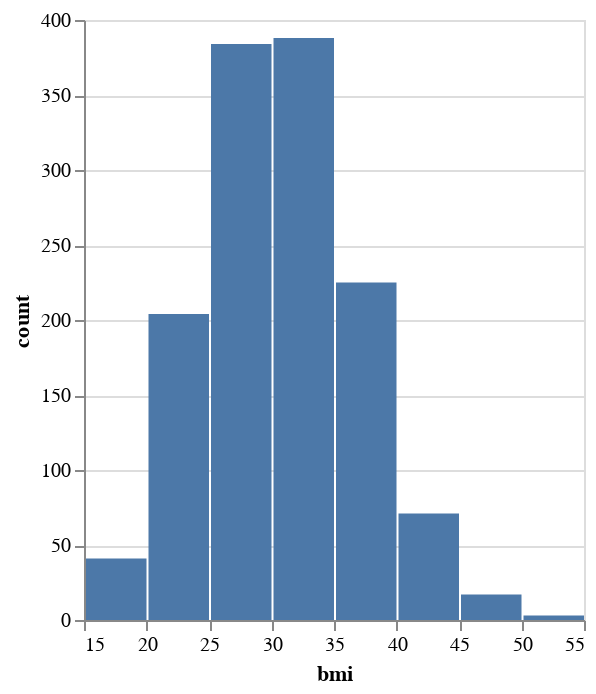

Write notebook code for a chart like this one.
### Markdown cell above
#### L) Estimate the distribution of “bmi” with a visualization. Comment on this distribution

### Code cell
bmi_hist = (
    alt.Chart(df)
    .mark_bar()
    .encode(
        x=alt.X(
            "bmi",
            axis=alt.Axis(title="bmi"),
            bin=alt.Bin(extent=(16, 55), step=5, maxbins=8),
        ),
        y=alt.Y("count()", axis=alt.Axis(title="count")),
    )
    .properties(width=250)
)

bmi_hist

### Figure 1 — Vega-Lite specification as saved in the notebook (floating-point values rounded to 4 significant figures; data arrays with more than 128 entries replaced by an {"elided": "..."} marker saying what was removed)
{"config": {"view": {"continuousWidth": 300, "continuousHeight": 300}}, "data": {"name": "data-8f66174cfbfb7f5d7872bfc07b0a86b3"}, "mark": {"type": "bar"}, "encoding": {"x": {"axis": {"title": "bmi"}, "bin": {"extent": [16, 55], "maxbins": 8, "step": 5}, "field": "bmi", "type": "quantitative"}, "y": {"aggregate": "count", "axis": {"title": "count"}, "type": "quantitative"}}, "width": 250, "$schema": "https://vega.github.io/schema/vega-lite/v5.20.1.json", "datasets": {"data-8f66174cfbfb7f5d7872bfc07b0a86b3": {"elided": "1333 records"}}}
